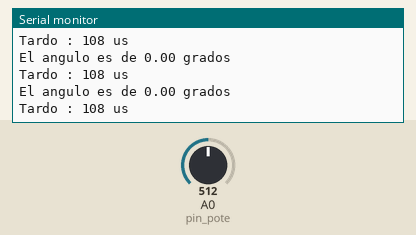
The sketch below on a simulated Arduino Uno, built with avr-gcc and run on an emulated ATmega328P. On the bench: the last lines printed to the serial monitor. The inputs (shaded band) are chosen by the test bench; at power-on: A0 (pin_pote) = 512.

Above: at 1.2 s.
1.3 s: A0 (pin_pote) set to 524
At 2.2 s:
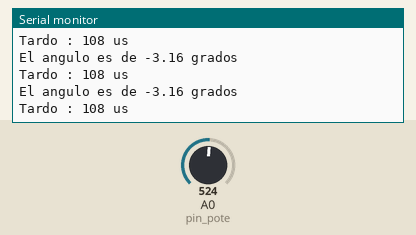
7.3 s: A0 (pin_pote) set to 491
At 7.9 s:
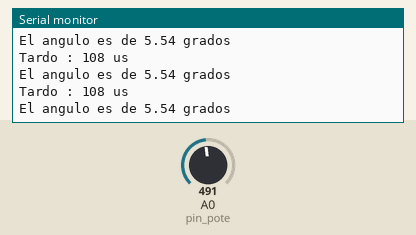
10.3 s: A0 (pin_pote) set to 461
At 11.3 s:
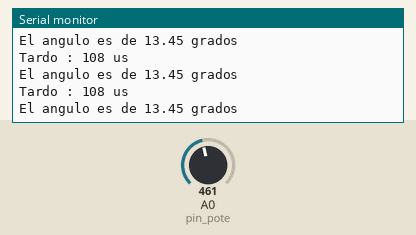
16.3 s: A0 (pin_pote) set to 883
At 17.3 s:
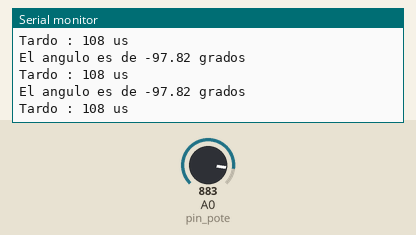
17.8 s: A0 (pin_pote) set to 899
At 18.4 s:
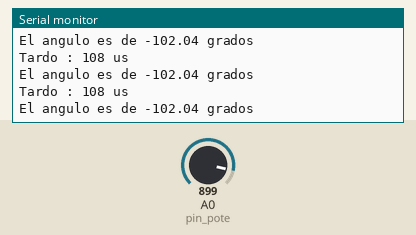
Timing chart, 0 to 20.3 s (numbered marks = the images above; inputs shaded):
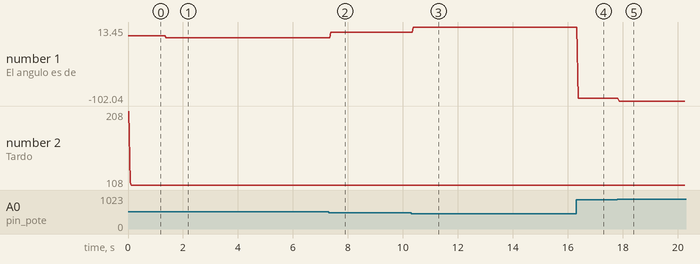

The sketch:

pote_2.ino
```cpp
int pin_pote = A0;

#define AMPLITUD_ANGULAR_POTE 270.0
#define DEF_ADC 1024


void setup() {

  Serial.begin(9600);

}

void loop() {
  int t_start = micros();

  int medida = analogRead(pin_pote);

  float angulo = -medida*(AMPLITUD_ANGULAR_POTE/DEF_ADC) + 135;

  int t_finish = micros();

  Serial.print("El angulo es de ");
  Serial.print(angulo);
  Serial.print(" grados\n");

  Serial.print("Tardo : ");
  Serial.print(t_finish - t_start);
  Serial.print(" us\n");
}
```

Measured:
- the behaviour switches between 891 and 892 on A0 (pin_pote) (found by bisection; images 4 and 5)
- after the input at 1.3 s, the serial monitor: prints a new line after 0.09 s (image 1)
- after the input at 7.3 s, the serial monitor: prints a new line after 0.08 s (image 2)
- after the input at 10.3 s, the serial monitor: prints a new line after 0.08 s (image 3)
- after the input at 16.3 s, the serial monitor: prints a new line after 0.07 s (image 4)
- after the input at 17.8 s, the serial monitor: prints a new line after 0.07 s (image 5)
- plotted number 1: 0 → -3.16 after the input at 1.3 s, -3.16 → 5.54 after the input at 7.3 s, 5.54 → 13.45 after the input at 10.3 s, 13.45 → -97.82 after the input at 16.3 s, -97.82 → -102.04 after the input at 17.8 s
